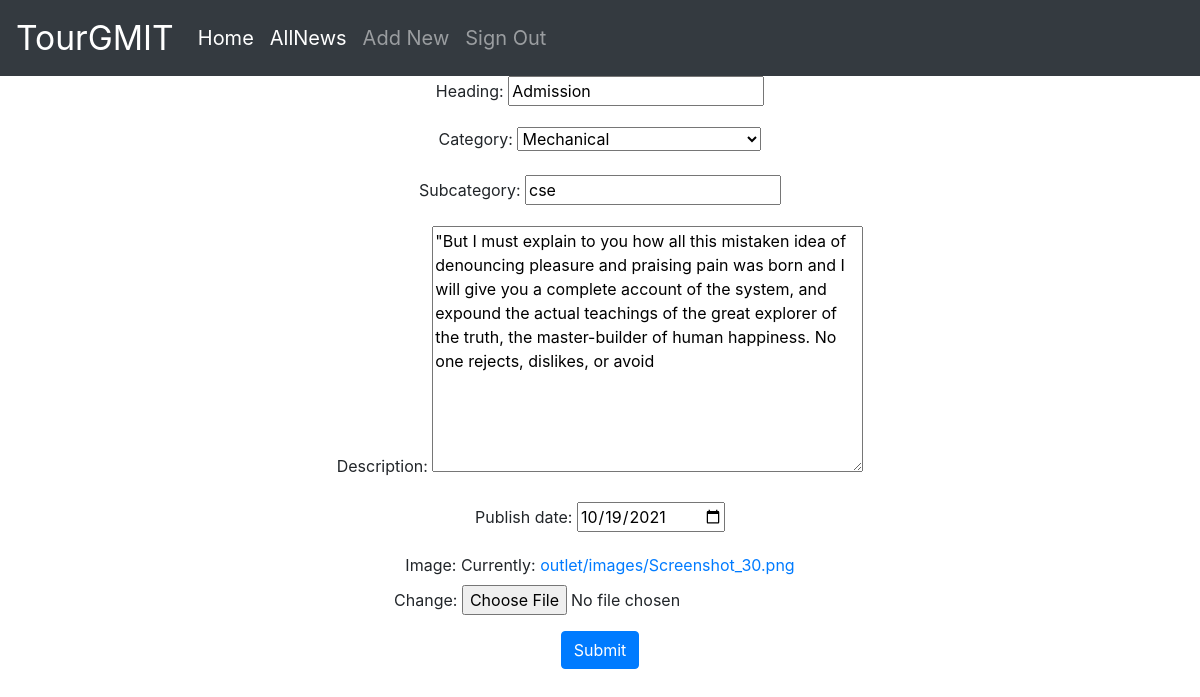
The app's page /news/13/edit (signed in) with its own data.
### outlet/models.py (models this page shows, shortened)
class News(models.Model):
    Heading = models.CharField(max_length=50)
    category = models.CharField(
        max_length=40, choices=NewsDeptChoice, default='Computer Science')
    subcategory = models.CharField(max_length=50, default="")
    description = models.TextField(max_length=300)
    publish_date = models.DateField()
    image = models.ImageField(upload_to="outlet/images", default="")

### outlet/views.py (the view)
# urls.py: path('news/<int:pk>/edit',views.news_edit, name='news_edit'),
@login_required(login_url='signin')
def news_edit(request, pk):
    news = get_object_or_404(News, pk=pk)
    if request.method == "POST":
        form = NewsForm(request.POST, request.FILES, instance=news)
        if form.is_valid():
            news = form.save(commit=False)
            news.save()
            return redirect('news_edit', pk=pk)
    else:
        form = NewsForm(instance=news)
    context = {'form': form}
    return render(request, "outlet/addnew.html", context)

### outlet/forms.py
class NewsForm(forms.ModelForm):
    class Meta:
        model = News
        fields = (
            'Heading',
            'category',
            'subcategory',
            'description',
            'publish_date',
            'image',
        )
    category = forms.CharField(
        widget=forms.Select(
            choices=NewsDeptChoice,
        )
    )
    publish_date = forms.DateField(
        widget=forms.DateInput(
            attrs={
                'type': "date",
            }
        )
    )

### outlet/templates/outlet/addnew.html (shortened to what this page needs)
{% extends "outlet/basic.html" %}
{% block body%}
{% load static %}
<div class="container">
    <center>
        <form action="" method="post" enctype="multipart/form-data">
            {{form.as_p}}
            <button type="submit" class="btn btn-primary">Submit</button>
        </form>
    </center>
</div>
{% endblock %}

### records on screen
News: Heading "Admission", category "Mechanical", subcategory "cse", description "\"But I must explain to you how all this mistaken idea of denouncing pleasure and praising pain was born and I will give you a complete account of the system, and expound the actual teachings of the great explorer of the truth, the master-builder of human happiness. No one rejects, dislikes, or avoid", publish_date "10/19/2021"
